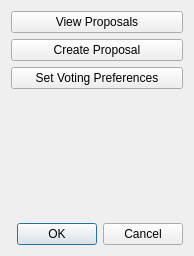
<?xml version="1.0" encoding="UTF-8"?>
<ui version="4.0">
 <class>VotingDialog</class>
 <widget class="QDialog" name="VotingDialog">
  <property name="geometry">
   <rect>
    <x>0</x>
    <y>0</y>
    <width>194</width>
    <height>256</height>
   </rect>
  </property>
  <property name="windowTitle">
   <string>Element Voting System</string>
  </property>
  <layout class="QVBoxLayout" name="verticalLayout">
   <item>
    <widget class="QPushButton" name="button_ViewProposals">
     <property name="text">
      <string>View Proposals</string>
     </property>
    </widget>
   </item>
   <item>
    <widget class="QPushButton" name="button_CreateProposal">
     <property name="text">
      <string>Create Proposal</string>
     </property>
    </widget>
   </item>
   <item>
    <widget class="QPushButton" name="button_SetVotes">
     <property name="text">
      <string>Set Voting Preferences</string>
     </property>
    </widget>
   </item>
   <item>
    <spacer name="verticalSpacer">
     <property name="orientation">
      <enum>Qt::Vertical</enum>
     </property>
     <property name="sizeHint" stdset="0">
      <size>
       <width>20</width>
       <height>103</height>
      </size>
     </property>
    </spacer>
   </item>
   <item>
    <widget class="QDialogButtonBox" name="buttonBox">
     <property name="orientation">
      <enum>Qt::Horizontal</enum>
     </property>
     <property name="standardButtons">
      <set>QDialogButtonBox::Cancel|QDialogButtonBox::Ok</set>
     </property>
    </widget>
   </item>
  </layout>
 </widget>
 <resources/>
 <connections>
  <connection>
   <sender>buttonBox</sender>
   <signal>accepted()</signal>
   <receiver>VotingDialog</receiver>
   <slot>accept()</slot>
   <hints>
    <hint type="sourcelabel">
     <x>248</x>
     <y>254</y>
    </hint>
    <hint type="destinationlabel">
     <x>157</x>
     <y>274</y>
    </hint>
   </hints>
  </connection>
  <connection>
   <sender>buttonBox</sender>
   <signal>rejected()</signal>
   <receiver>VotingDialog</receiver>
   <slot>reject()</slot>
   <hints>
    <hint type="sourcelabel">
     <x>316</x>
     <y>260</y>
    </hint>
    <hint type="destinationlabel">
     <x>286</x>
     <y>274</y>
    </hint>
   </hints>
  </connection>
 </connections>
</ui>
